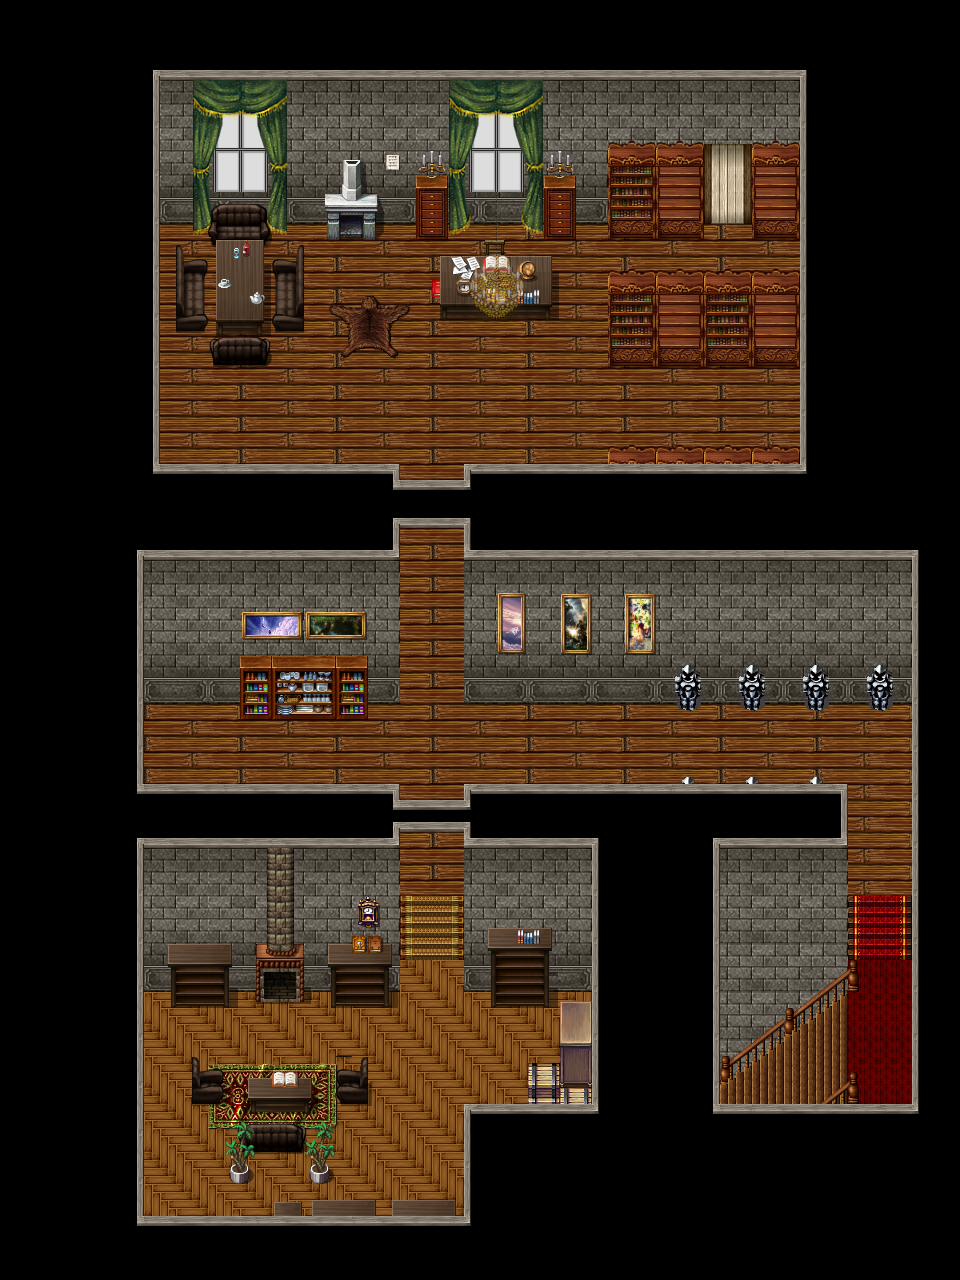

Below is a game level as drawn by its tile map, then a one-line description and the .tmx that defines it (tile-layer data replaced by summaries):
An orthogonal 60x80 tile map with 16x16 px tiles, 13 tile layers (floor, walls, items, items, ...), 1 hidden layer not drawn, 9 tilesets and 5 objects (4x object, teleport).

<map version="1.0" orientation="orthogonal" width="60" height="80" tilewidth="16" tileheight="16">
 <properties>
  <property name="name" value="Library (Upstairs)" />
 </properties>
 <tileset firstgid="1" name="library" tilewidth="16" tileheight="16">
  <image source="../graphics/tiles/library.png" width="500" height="715" />
 </tileset>
 <tileset firstgid="1365" name="walls_2" tilewidth="16" tileheight="16">
  <image source="../graphics/tiles/walls_2.png" width="512" height="690" />
 </tileset>
 <tileset firstgid="2741" name="mansion" tilewidth="16" tileheight="16">
  <image source="../graphics/tiles/mansion.png" width="611" height="770" />
 </tileset>
 <tileset firstgid="4565" name="floors_2" tilewidth="16" tileheight="16">
  <image source="../graphics/tiles/floors_2.png" width="256" height="512" />
 </tileset>
 <tileset firstgid="5077" name="furniture_2" tilewidth="16" tileheight="16">
  <image source="../graphics/tiles/furniture_2.png" width="512" height="512" />
 </tileset>
 <tileset firstgid="6101" name="school_1" tilewidth="16" tileheight="16">
  <image source="../graphics/tiles/school_1.png" width="512" height="256" />
 </tileset>
 <tileset firstgid="6613" name="stuff" tilewidth="16" tileheight="16">
  <image source="../graphics/tiles/stuff.png" width="512" height="512" />
 </tileset>
 <tileset firstgid="7637" name="paintings" tilewidth="16" tileheight="16">
  <image source="../graphics/tiles/paintings.png" width="512" height="256" />
 </tileset>
 <tileset firstgid="8149" name="statues" tilewidth="16" tileheight="16">
  <image source="../graphics/tiles/statues.png" width="512" height="512" />
 </tileset>
 <layer name="floor" width="60" height="80">
  <data>[4800 cells, 4800 non-empty, 40 distinct tile ids]</data>
 </layer>
 <layer name="walls" width="60" height="80">
  <data>[4800 cells, 1220 non-empty, 128 distinct tile ids]</data>
 </layer>
 <layer name="items" width="60" height="80">
  <data>[4800 cells, 582 non-empty, 329 distinct tile ids]</data>
 </layer>
 <layer name="items" width="60" height="80">
  <data>[4800 cells, 278 non-empty, 191 distinct tile ids]</data>
 </layer>
 <layer name="items" width="60" height="80">
  <data>[4800 cells, 50 non-empty, 46 distinct tile ids]</data>
 </layer>
 <layer name="items" width="60" height="80">
  <data>[4800 cells, 4 non-empty, 4 distinct tile ids]</data>
 </layer>
 <layer name="clickables" width="60" height="80">
  <data>[4800 cells, 0 non-empty, 0 distinct tile ids]</data>
 </layer>
 <layer name="hero" width="60" height="80">
  <data>[4800 cells, 0 non-empty, 0 distinct tile ids]</data>
 </layer>
 <layer name="items" width="60" height="80">
  <data>[4800 cells, 135 non-empty, 79 distinct tile ids]</data>
 </layer>
 <layer name="items" width="60" height="80">
  <data>[4800 cells, 8 non-empty, 8 distinct tile ids]</data>
 </layer>
 <layer name="paralax" width="60" height="80" opacity="0.5">
  <properties>
   <property name="factor" value="1.15" />
  </properties>
  <data>[4800 cells, 20 non-empty, 17 distinct tile ids]</data>
 </layer>
 <layer name="overhead map" width="60" height="80">
  <data>[4800 cells, 2352 non-empty, 1 distinct tile ids]</data>
 </layer>
 <layer name="overhead map" width="60" height="80">
  <data>[4800 cells, 432 non-empty, 32 distinct tile ids]</data>
 </layer>
 <layer name="collision" width="60" height="80" visible="0" opacity="0.7">
  <data>[4800 cells, 3518 non-empty, 1 distinct tile ids]</data>
 </layer>
 <objectgroup name="objects" width="60" height="80">
  <object name="shelf" type="object" x="704" y="144" width="48" height="96">
   <properties>
    <property name="block" value="True" />
    <property name="func" value="libraryupstairs_shelf" />
    <property name="image" value="bigshelf_four.png" />
   </properties>
  </object>
  <object name="relaxlever" type="object" x="144" y="928" width="16" height="32">
   <properties>
    <property name="func" value="libraryupstairs_relaxlever" />
    <property name="image" value="switch_up.png" />
   </properties>
  </object>
  <object name="officenote" type="object" x="432" y="320" width="32" height="32">
   <properties>
    <property name="func" value="libraryupstairs_officenote" />
    <property name="image" value="note.png" />
   </properties>
  </object>
  <object name="relaxnote" type="object" x="288" y="1040" width="32" height="32">
   <properties>
    <property name="func" value="libraryupstairs_relaxnote" />
    <property name="image" value="note.png" />
   </properties>
  </object>
 </objectgroup>
 <objectgroup name="scripts" width="60" height="80">
  <object name="tplibrarydownstairs" type="teleport" x="720" y="1056" width="64" height="64">
   <properties>
    <property name="target" value="librarydownstairs" />
    <property name="x" value="46" />
    <property name="y" value="64" />
   </properties>
  </object>
 </objectgroup>
</map>
